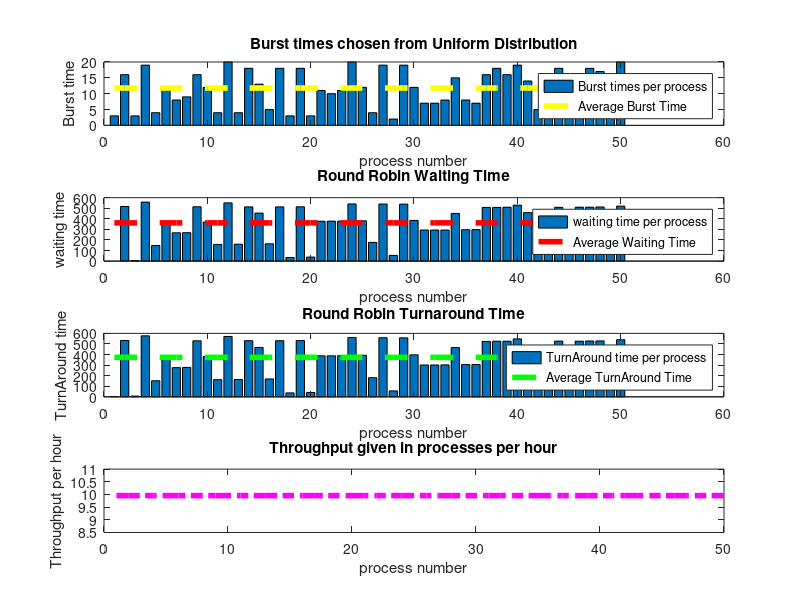

MATLAB code for this plot:
% Define the time slice or quantum
clear; clc;
quantum = 3;
% Create an array of processes with their arrival and burst times
n = 50;
processes = NaN(n,3); 
processes(:,1) = 1:n;   % 1st column for id's only
processes(:,3) = randi([1,20],n,1)'; 
processes(:,2) =  [0:n-1]';

% Initialize variables for current time, remaining time, and completion time
current_time = 0;
remaining_time = processes(:,3);
completion_time = zeros(size(processes, 1), 1);
waiting_time = zeros(size(processes, 1), 1);

% Initialize array to keep track of the time instants when a process is serviced
serviced_time = [];

% Loop until all processes have completed execution
while sum(remaining_time) > 0
    for i = 1:size(processes, 1)
        % Check if the process has arrived and has remaining execution time
        if processes(i,2) <= current_time && remaining_time(i) > 0
            % Check if the remaining time is less than the quantum
            if remaining_time(i) <= quantum
                current_time = current_time + remaining_time(i);
                remaining_time(i) = 0;
            else
                current_time = current_time + quantum;
                remaining_time(i) = remaining_time(i) - quantum;
            end
            % Update the completion time of the process
            if remaining_time(i) == 0
                completion_time(i) = current_time;
                waiting_time(i) = completion_time(i) - processes(i,3) - processes(i,2);
            end
            % Save the current time as the service time for the process
            serviced_time = [serviced_time; current_time];
        end
    end
end

% Print the completion time, waiting time, and serviced time of each process
disp('Process Completion Time:')
disp(completion_time)
disp('Process Waiting Time:')
disp(waiting_time)
disp('Process Serviced Time:')
disp(serviced_time)



TurnAroundTime = completion_time - processes(:,2);
AveWaitingTime = sum(waiting_time)./n;

fprintf('Average waiting time: %f\n',AveWaitingTime);
fprintf('Average turn around time: %f\n',sum(TurnAroundTime)./n);
%%
subplot(411);
bar(1:n,processes(:,3));title("Burst times chosen from Uniform Distribution");
xlabel("process number");ylabel("Burst time");
hold on;
plot(1:n,ones(1,n)*(sum(processes(:,3))/n),'--y','LineWidth',4);
legend("Burst times per process","Average Burst Time");
%%
subplot(412);
bar(1:n,waiting_time);title("Round Robin Waiting Time");
xlabel("process number"); ylabel("waiting time");
hold on;
plot(1:n,ones(1,n)*AveWaitingTime,'--r','LineWidth',4);
legend("waiting time per process","Average Waiting Time");
%%
subplot(413);
bar(1:n,TurnAroundTime);title("Round Robin Turnaround Time");
xlabel("process number"); ylabel("TurnAround time");
hold on;
plot(1:n,ones(1,n)*sum(TurnAroundTime)./n,'--g','LineWidth',4);
legend("TurnAround time per process","Average TurnAround Time");
%%
subplot(414);
Throughput = n/(sum(waiting_time)/3600);                        % throughput in process per minute
plot(1:n,ones(1,n)*Throughput,'-.m','LineWidth',4);
title("Throughput given in processes per hour");
xlabel("process number"); ylabel("Throughput per hour");

